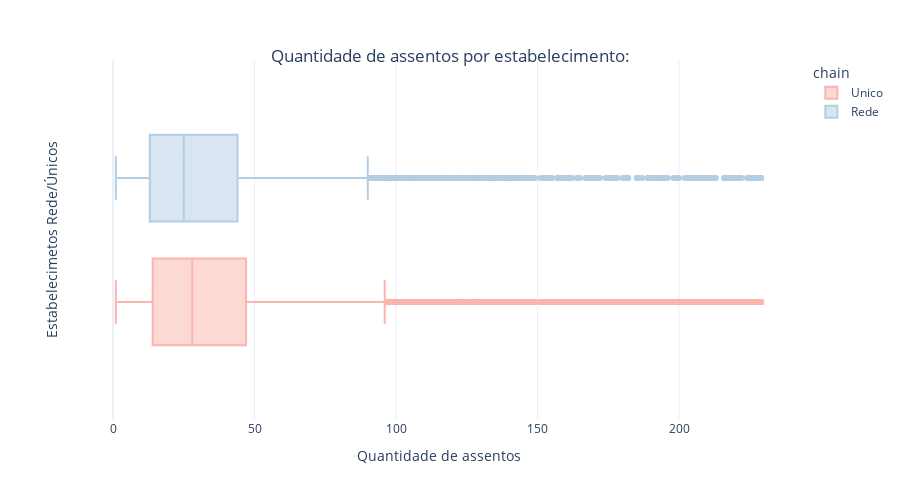

Notebook cell for this chart:
### Markdown cell above
### Assentos:

### Code cell
fig = px.box(restaurante, x='number', color='chain',  color_discrete_sequence=px.colors.qualitative.Pastel1,
             template='plotly_white', 
             height=500)

fig.update_layout(
    yaxis_title='Estabelecimetos Rede/Únicos',
    xaxis_title = 'Quantidade de assentos',
    title={
    'text' : 'Quantidade de assentos por estabelecimento:',
    'y': 0.9,
    'x': 0.5
})

### Figure 1 — Plotly figure (JSON) as saved in the notebook; plotly's stock layout.template omitted (floating-point values rounded to 4 significant figures; data arrays with more than 128 entries replaced by an {"elided": "..."} marker saying what was removed)
{"data": [{"alignmentgroup": "True", "hovertemplate": "chain=Unico<br>number=%{x}<extra></extra>", "legendgroup": "Unico", "marker": {"color": "rgb(251,180,174)"}, "name": "Unico", "notched": false, "offsetgroup": "Unico", "orientation": "h", "showlegend": true, "type": "box", "x": {"elided": "5972 int values"}, "x0": " ", "xaxis": "x", "y0": " ", "yaxis": "y"}, {"alignmentgroup": "True", "hovertemplate": "chain=Rede<br>number=%{x}<extra></extra>", "legendgroup": "Rede", "marker": {"color": "rgb(179,205,227)"}, "name": "Rede", "notched": false, "offsetgroup": "Rede", "orientation": "h", "showlegend": true, "type": "box", "x": {"elided": "3676 int values"}, "x0": " ", "xaxis": "x", "y0": " ", "yaxis": "y"}], "layout": {"boxmode": "group", "height": 500, "legend": {"title": {"text": "chain"}, "tracegroupgap": 0}, "margin": {"t": 60}, "title": {"text": "Quantidade de assentos por estabelecimento:", "x": 0.5, "y": 0.9}, "xaxis": {"anchor": "y", "domain": [0, 1], "title": {"text": "Quantidade de assentos"}}, "yaxis": {"anchor": "x", "domain": [0, 1], "title": {"text": "Estabelecimetos Rede/Únicos"}}}}
